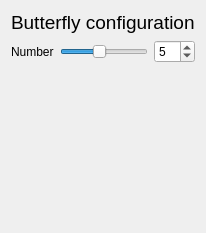
         <widget class="QWidget" name="pagebutterfly">
          <layout class="QGridLayout" name="gridLayout_7">
           <item row="0" column="0" colspan="3">
            <widget class="QLabel" name="label_25">
             <property name="font">
              <font>
               <pointsize>14</pointsize>
              </font>
             </property>
             <property name="text">
              <string>Butterfly configuration</string>
             </property>
            </widget>
           </item>
           <item row="1" column="0">
            <widget class="QLabel" name="label_14">
             <property name="text">
              <string>Number</string>
             </property>
             <property name="buddy">
              <cstring>horizontalSlider</cstring>
             </property>
            </widget>
           </item>
           <item row="1" column="1">
            <widget class="QSlider" name="horizontalSliderNumButter">
             <property name="minimum">
              <number>1</number>
             </property>
             <property name="maximum">
              <number>10</number>
             </property>
             <property name="value">
              <number>5</number>
             </property>
             <property name="orientation">
              <enum>Qt::Horizontal</enum>
             </property>
            </widget>
           </item>
           <item row="1" column="2">
            <widget class="QSpinBox" name="spinBoxNumButter">
             <property name="suffix">
              <string/>
             </property>
             <property name="minimum">
              <number>1</number>
             </property>
             <property name="maximum">
              <number>10</number>
             </property>
             <property name="value">
              <number>5</number>
             </property>
            </widget>
           </item>
           <item row="2" column="1">
            <spacer name="verticalSpacer_6">
             <property name="orientation">
              <enum>Qt::Vertical</enum>
             </property>
             <property name="sizeHint" stdset="0">
              <size>
               <width>20</width>
               <height>159</height>
              </size>
             </property>
            </spacer>
           </item>
          </layout>
         </widget>
